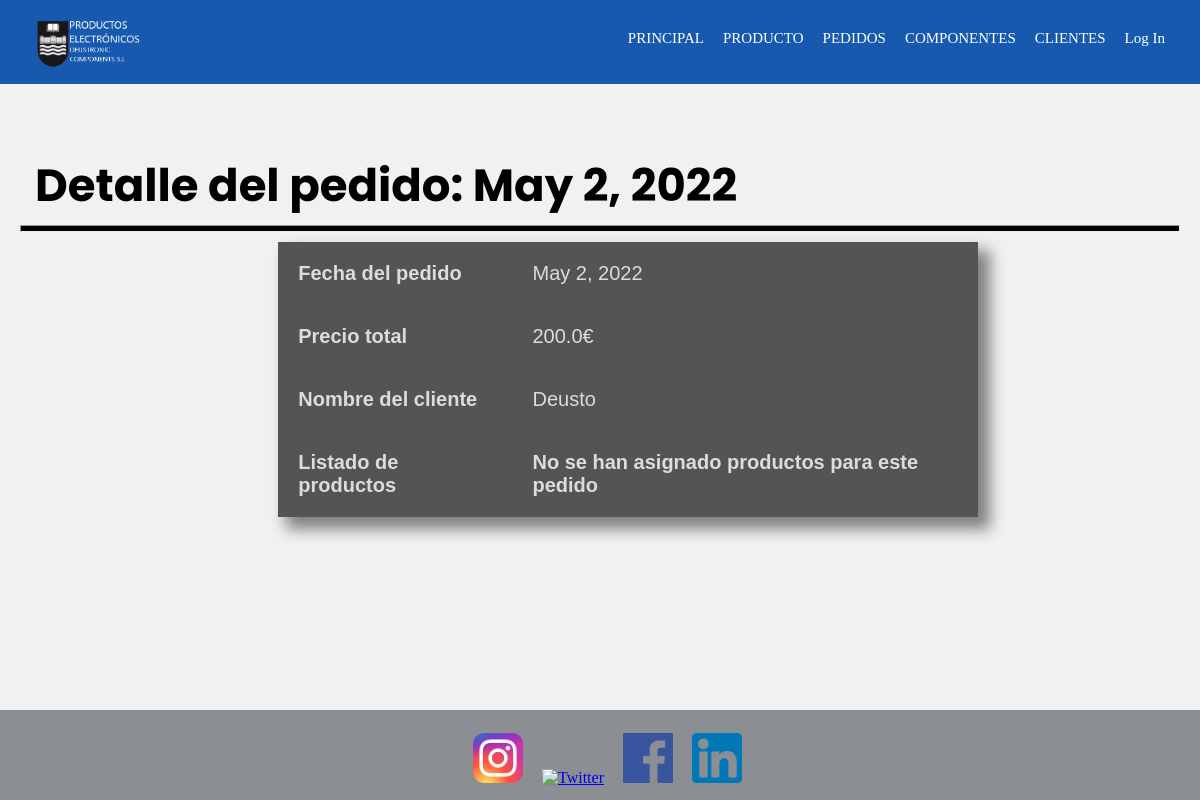
The app's page /deustronic/detallePedido/17452/, older data.
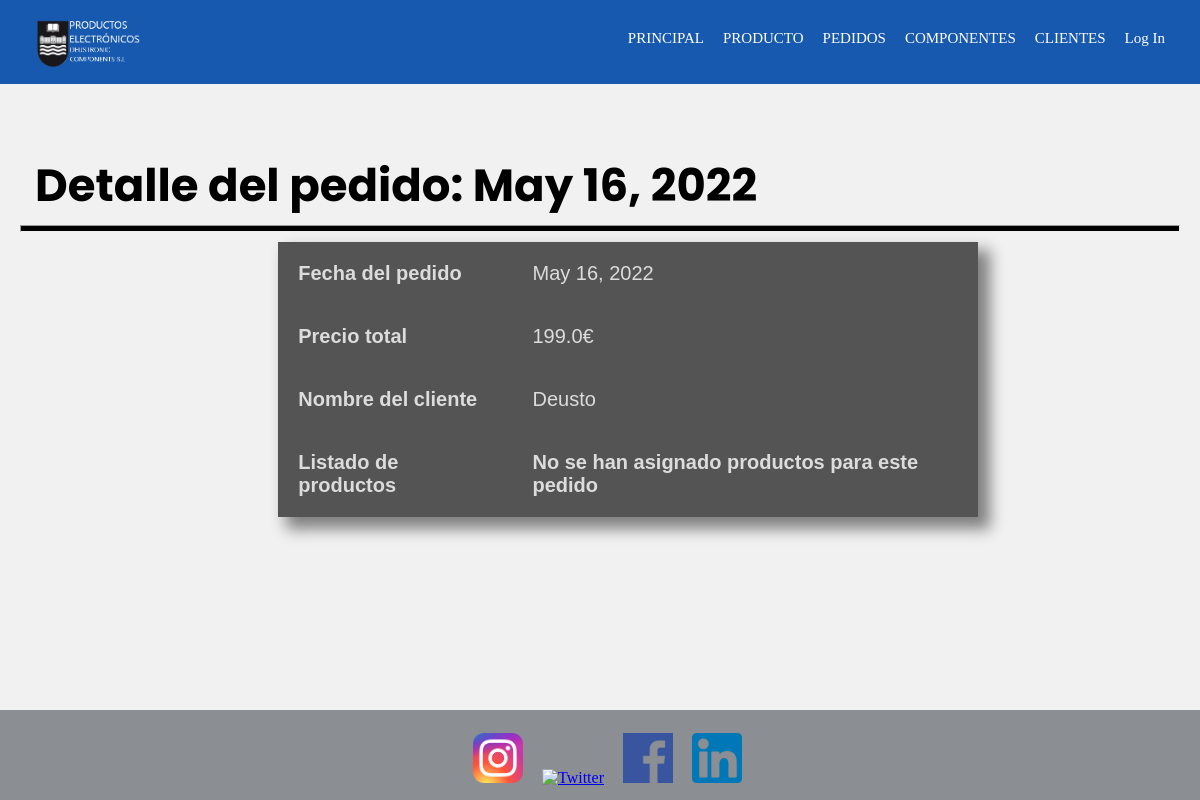
The same page, newer data.
### deustronic/models.py (models this page shows, shortened)
class Pedido(models.Model):
    referencia = models.IntegerField(primary_key=True)
    fecha = models.DateField(auto_now = True)
    cliente = models.ForeignKey(Cliente, on_delete=models.CASCADE, null = True)
    producto = models.ManyToManyField(Producto)
    cantidadproducto = models.IntegerField()
    precioTotal = models.FloatField()

class Cliente(models.Model):
    CIF = models.IntegerField(primary_key=True)
    nombreEmpresa = models.CharField(max_length=45)
    direccion = models.CharField(max_length=45)
    datosContacto = models.CharField(max_length= 45)
    def __str__(self):
        return self.nombreEmpresa

### deustronic/views.py (the view)
# urls.py: path('detallePedido/<int:pk>/', detallePedidoView, name='detallePedido'),
def detallePedidoView(request, pk):
    pedido = get_object_or_404(Pedido, pk=pk)
    context = {
        'pedido': pedido,
    }
    return render(request, 'detallePedido.html', context)

### deustronic/templates/detallePedido.html (shortened to what this page needs)
{% extends "base.html" %}
{% load static %}
{% block content %}
    <header>
        <h2 class="pagSecundarias">Detalle del pedido: {{pedido.fecha}}</h2>
        <hr>
    </header>
    <div class="detalle">
        <table id="texto">
            <tr>
                <th>Fecha del pedido</th>
                <td>{{ pedido.fecha }}</td>
            </tr>
            <tr>
                <th>Precio total</th>
                <td>{{ pedido.precioTotal }}€</td>
            </tr>
            <tr>
                <th>Nombre del cliente</th>
                <td>{{ pedido.cliente }}</td>
            </tr>
            <tr>
                <th>Listado de productos</th>
                <td>
                    {% if productos %}
                        <ul>
                            {% for producto in productos %}
                                <li>{{producto.nombre}} - {{pedido.cantidadproducto}}</li>
                            {% endfor %}
                        </ul>
                    {% else %}
                        <h4>No se han asignado productos para este pedido</h4>
                    {% endif %}
                </td>
            </tr>
        </table>
    </div>
{% endblock %}

Row changes from the older to the newer data that the page shows:
changed Pedido "Deusto": fecha "May 2, 2022" → "May 16, 2022"; precioTotal "200.0" → "199.0"
